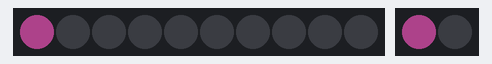
Recording of a sketch running on a simulated Arduino Uno, built with avr-gcc and run on an emulated ATmega328P. Parts: 10 RGB LEDs in strip order, left to right, 2 RGB LEDs in strip order, left to right. Dim RGB values are drawn brighter than linear.

Above: at 0.01 s.
At 0.38 s:
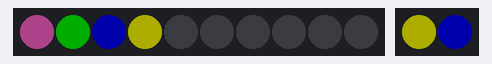
At 0.76 s:
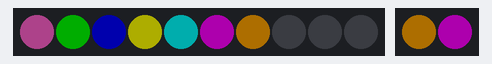
At 1.52 s:
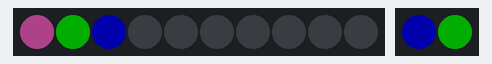
Timing chart, 0 to 40.0 s (numbered marks = the images above):
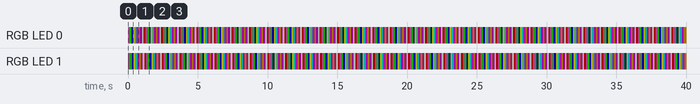

The sketch:

Sparkling_Sari_Brooch.ino
```cpp
#include <Adafruit_NeoPixel.h>

#define PIN_A   8
#define PIN_B   A1
#define NUMPIXELS_A 10
#define NUMPIXELS_B 2

Adafruit_NeoPixel pixelsA(NUMPIXELS_A, PIN_A, NEO_GRB + NEO_KHZ800);
Adafruit_NeoPixel pixelsB(NUMPIXELS_B, PIN_B, NEO_GRB + NEO_KHZ800);

const int colors[10][3] = {
  {255, 100, 203},  // Pink
  {0, 255, 0},      // Green
  {0, 0, 255},      // Blue
  {255, 255, 0},    // Yellow
  {0, 255, 255},    // Cyan
  {255, 0, 255},    // Magenta
  {255, 165, 0},    // Orange
  {128, 0, 128},    // Purple
  {255, 255, 255},  // White
  {255, 0, 0},      // Red
};

void setup() {
  pixelsA.begin();
  pixelsA.setBrightness(50);
  pixelsB.begin();
  pixelsB.setBrightness(50);
}

void loop() {
  pixelsA.clear();

  for (int i = 0; i < NUMPIXELS_A; i++) {
    pixelsA.setPixelColor(i, pixelsA.Color(colors[i][0], colors[i][1], colors[i][2]));
    pixelsA.show();
    colorWipe(pixelsB.Color(colors[i][0], colors[i][1], colors[i][2]), 50);
    delay(25);
  }
}

void colorWipe(uint32_t color, int wait) {
  for (int i = 0; i < pixelsB.numPixels(); i++) {
    pixelsB.setPixelColor(i, color);
    pixelsB.show();
    delay(wait);
  }
}
```

Measured:
- by itself, RGB LED 0, RGB LED 1: repeats every 1.3 s: RGB(0, 50, 0) 0.13 s, RGB(0, 0, 50) 0.13 s, RGB(50, 50, 0) 0.13 s, RGB(0, 50, 50) 0.13 s, RGB(50, 0, 50) 0.13 s, RGB(50, 32, 0) 0.13 s, RGB(25, 0, 25) 0.13 s, RGB(50, 50, 50) 0.13 s, RGB(50, 0, 0) 0.13 s, RGB(50, 19, 40) 0.13 s
- by itself, everything shown: repeats every 1.3 s, in 20 steps
